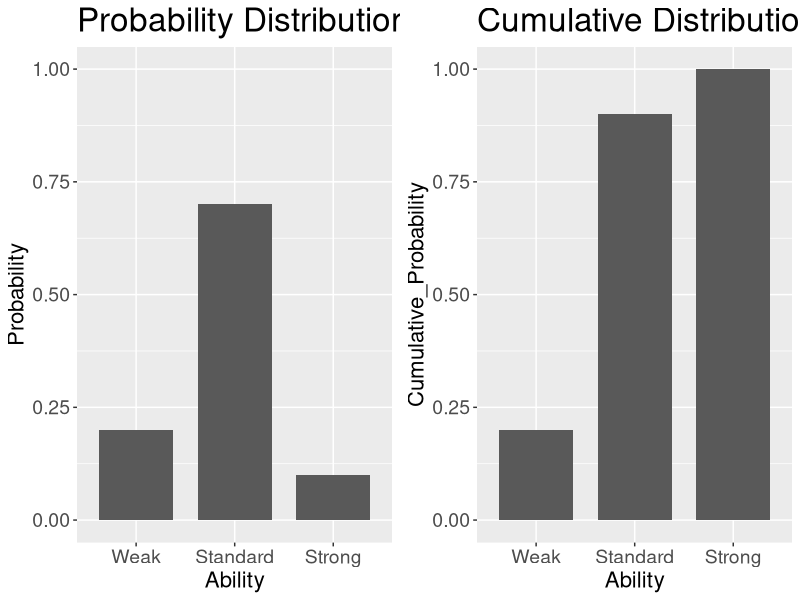
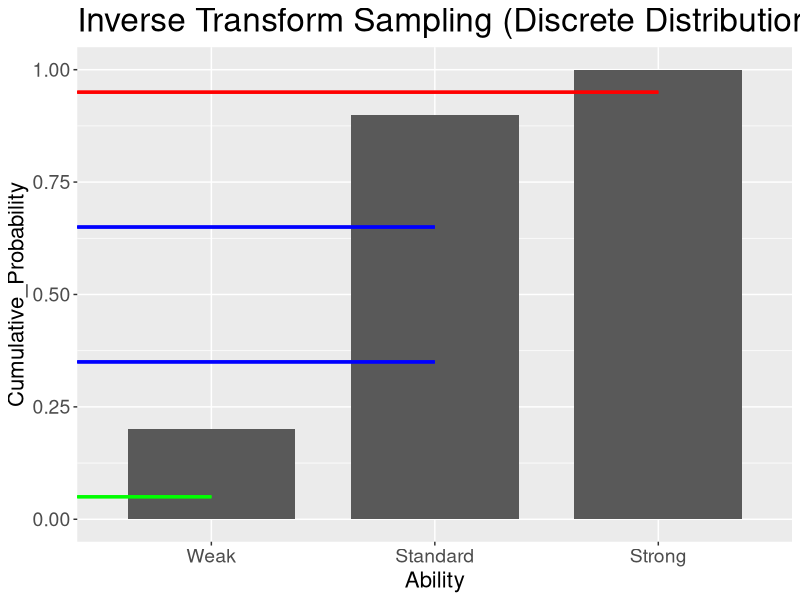
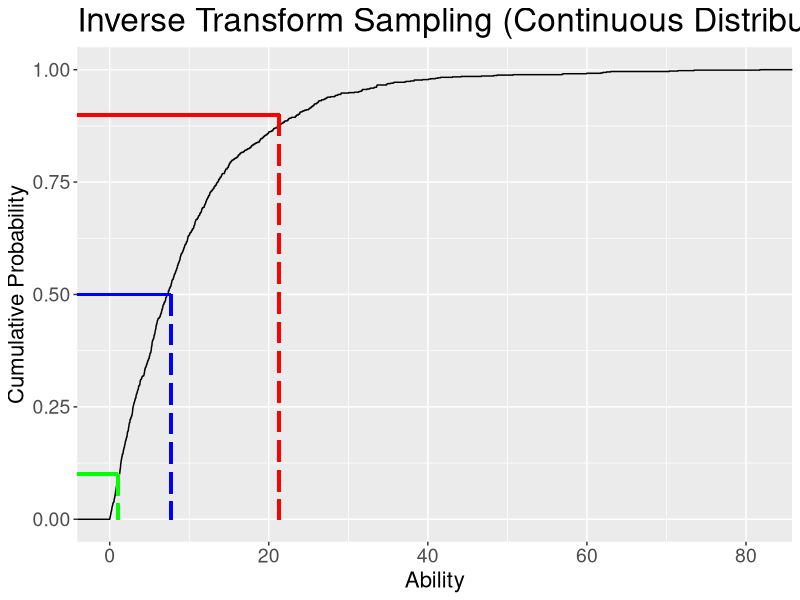
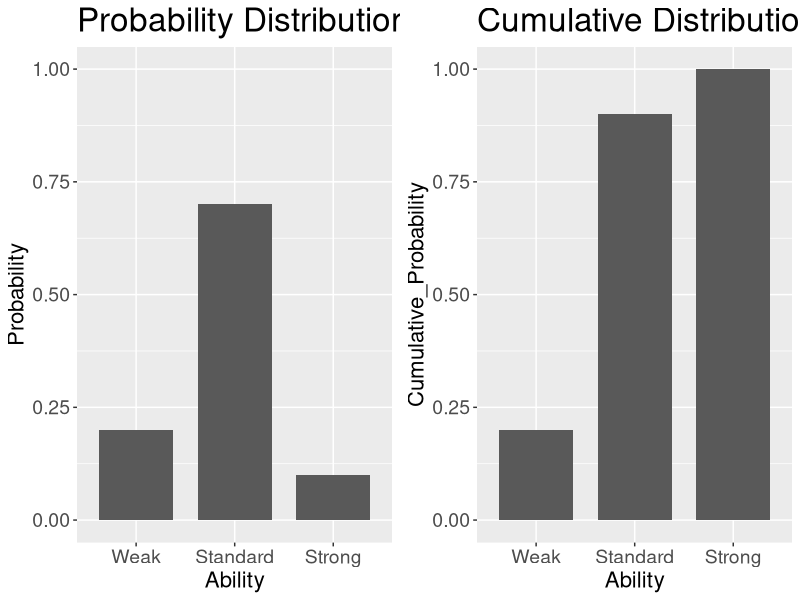
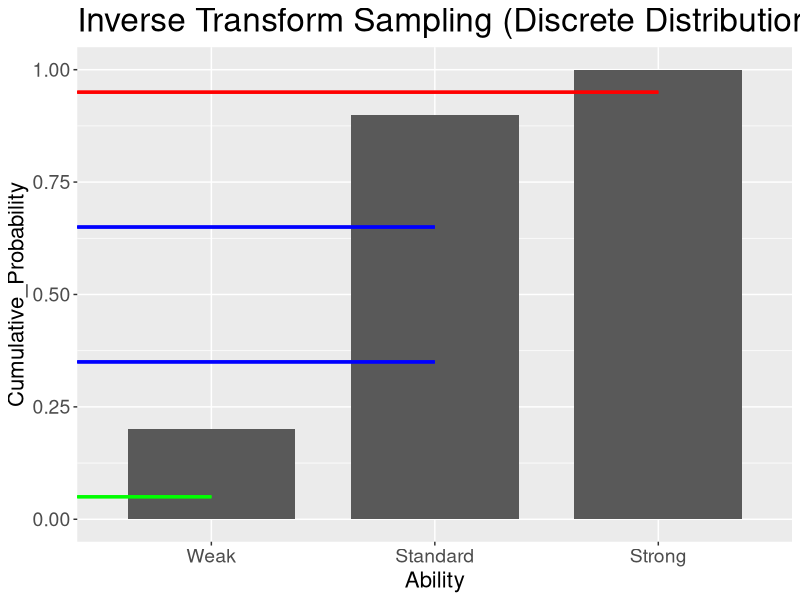
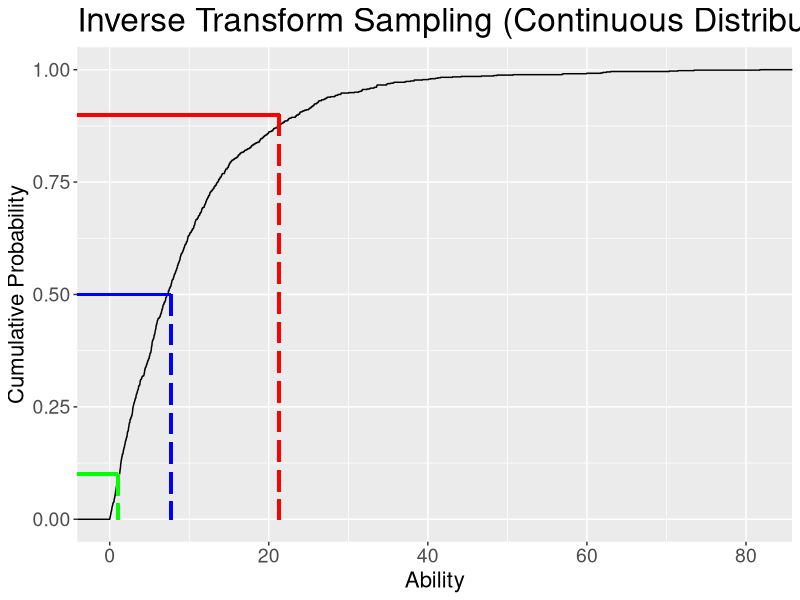

These figures' R source, in order:
## Source code for my answer on Quora:
#https://www.quora.com/What-is-an-intuitive-explanation-of-inverse-transform-sampling-method-in-statistics-and-how-does-it-relate-to-cumulative-distribution-function

## Generate samples from any arbitrary probability distribution.
## Motivating example: A new Star Wars game. 
## Task : Generate StormTroopers of varying fighting ability, according to a given distribution.

## Author: Amit Sharma
library(dplyr)
library(ggplot2)
library(cowplot)
library(RColorBrewer)

p_ability = c("Weak" = 0.2, "Standard" = 0.7, "Strong" = 0.1)
prob_df = data.frame(Ability=factor(names(p_ability), levels=names(p_ability)), 
                     Probability=p_ability)
plot_prob = ggplot(prob_df, aes(x=Ability, y=Probability)) + geom_bar(stat="identity", width=0.75) + 
  ylim(0,1) + ggtitle("Probability Distribution") +
  theme(axis.text=element_text(size=14), 
        axis.title=element_text(size=16),
        title=element_text(size=20))
#ggsave(filename="figures/prob_distr.jpg", width=4, height=6)

cdf_df = mutate(prob_df, 
                Cumulative_Probability = cumsum(Probability))
plot_cdf = ggplot(cdf_df, aes(x=Ability, y=Cumulative_Probability)) + geom_bar(stat="identity", width=0.75) + 
  ylim(0,1) + ggtitle("Cumulative Distribution Function (CDF)") +
  theme(axis.text=element_text(size=14), 
      axis.title=element_text(size=16),
      title=element_text(size=20))
plot_grid(plot_prob, plot_cdf, align='h')
ggsave(filename="figures/prob_distr.jpg", width=9, height=3.8)


plot_cdf + 
  geom_segment(x=0, y=0.05, xend=1, yend=0.05, color="green", size=1) +
  geom_segment(x=0, y=0.35, xend=2, yend=0.35, color="blue", size=1) +
  geom_segment(x=0, y=0.65, xend=2, yend=0.65, color="blue", size=1) +
  geom_segment(x=0, y=0.95, xend=3, yend=0.95, color="red", size=1) +
  ggtitle("Inverse Transform Sampling (Discrete Distribution)")
ggsave(filename="figures/inverse_transform_sampling_discrete.jpg", width=6, height=3.8)

# Now assuming that abilities fall on a continuous scale.  
lambda=0.1
cont_abilities = rexp(1000, rate=lambda)
ggplot(as.data.frame(cont_abilities), aes(x=cont_abilities)) + stat_ecdf() + 
  geom_segment(x=-9, y=0.1, xend=1, yend=0.1, color="green", size=1) +
  geom_segment(x=-9, y=0.5, xend=7.7, yend=0.5, color="blue", size=1) +
  geom_segment(x=-9, y=0.9, xend=21.3, yend=0.9, color="red", size=1) +
  geom_segment(x=1, y=0.1, xend=1, yend=0, color="green", size=1, linetype=5) +
  geom_segment(x=7.7, y=0.5, xend=7.7, yend=0, color="blue", size=1, linetype=5) +
  geom_segment(x=21.3, y=0.9, xend=21.3, yend=0, color="red", size=1, linetype=5) +
  ylim(0,1) + ylab("Cumulative Probability") + xlab("Ability") +
  ggtitle("Inverse Transform Sampling (Continuous Distribution)") +
  theme(axis.text=element_text(size=14), 
        axis.title=element_text(size=16),
        title=element_text(size=20))
ggsave(filename="figures/inverse_transform_sampling_continuous.jpg", width=6, height=3.8)


